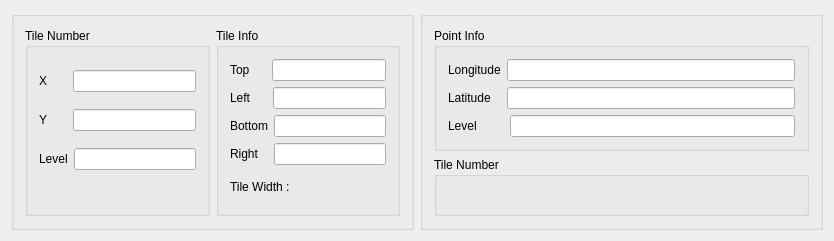
<?xml version="1.0" encoding="UTF-8"?>
<ui version="4.0">
 <class>TileLatLongClass</class>
 <widget class="QDialog" name="TileLatLongClass">
  <property name="geometry">
   <rect>
    <x>0</x>
    <y>0</y>
    <width>834</width>
    <height>241</height>
   </rect>
  </property>
  <property name="windowTitle">
   <string>TileLatLong</string>
  </property>
  <layout class="QHBoxLayout" name="horizontalLayout_12">
   <item>
    <widget class="QGroupBox" name="groupBox_6">
     <property name="title">
      <string/>
     </property>
     <layout class="QHBoxLayout" name="horizontalLayout_11">
      <item>
       <widget class="QGroupBox" name="groupBox">
        <property name="sizePolicy">
         <sizepolicy hsizetype="MinimumExpanding" vsizetype="Preferred">
          <horstretch>0</horstretch>
          <verstretch>0</verstretch>
         </sizepolicy>
        </property>
        <property name="title">
         <string>Tile Number</string>
        </property>
        <layout class="QVBoxLayout" name="verticalLayout_2">
         <item>
          <layout class="QHBoxLayout" name="horizontalLayout_5">
           <item>
            <widget class="QLabel" name="label">
             <property name="text">
              <string>X      </string>
             </property>
            </widget>
           </item>
           <item>
            <widget class="QLineEdit" name="lineEdit_X">
             <property name="readOnly">
              <bool>false</bool>
             </property>
            </widget>
           </item>
          </layout>
         </item>
         <item>
          <layout class="QHBoxLayout" name="horizontalLayout_6">
           <item>
            <widget class="QLabel" name="label_2">
             <property name="text">
              <string>Y      </string>
             </property>
            </widget>
           </item>
           <item>
            <widget class="QLineEdit" name="lineEdit_Y"/>
           </item>
          </layout>
         </item>
         <item>
          <layout class="QHBoxLayout" name="horizontalLayout_7">
           <item>
            <widget class="QLabel" name="label_3">
             <property name="text">
              <string>Level</string>
             </property>
            </widget>
           </item>
           <item>
            <widget class="QLineEdit" name="lineEdit_Level"/>
           </item>
          </layout>
         </item>
         <item>
          <spacer name="horizontalSpacer_11">
           <property name="orientation">
            <enum>Qt::Horizontal</enum>
           </property>
           <property name="sizeHint" stdset="0">
            <size>
             <width>40</width>
             <height>20</height>
            </size>
           </property>
          </spacer>
         </item>
        </layout>
       </widget>
      </item>
      <item>
       <widget class="QGroupBox" name="groupBox_2">
        <property name="title">
         <string>Tile Info</string>
        </property>
        <layout class="QVBoxLayout" name="verticalLayout">
         <item>
          <layout class="QHBoxLayout" name="horizontalLayout_3">
           <item>
            <widget class="QLabel" name="label_10">
             <property name="text">
              <string>Top     </string>
             </property>
            </widget>
           </item>
           <item>
            <widget class="QLineEdit" name="lineEdit_ULLAT">
             <property name="alignment">
              <set>Qt::AlignLeading|Qt::AlignLeft|Qt::AlignVCenter</set>
             </property>
             <property name="readOnly">
              <bool>true</bool>
             </property>
            </widget>
           </item>
          </layout>
         </item>
         <item>
          <layout class="QHBoxLayout" name="horizontalLayout">
           <item>
            <widget class="QLabel" name="label_4">
             <property name="text">
              <string>Left     </string>
             </property>
            </widget>
           </item>
           <item>
            <widget class="QLineEdit" name="lineEdit_ULLONG">
             <property name="alignment">
              <set>Qt::AlignLeading|Qt::AlignLeft|Qt::AlignVCenter</set>
             </property>
             <property name="readOnly">
              <bool>true</bool>
             </property>
            </widget>
           </item>
          </layout>
         </item>
         <item>
          <layout class="QHBoxLayout" name="horizontalLayout_4">
           <item>
            <widget class="QLabel" name="label_12">
             <property name="text">
              <string>Bottom</string>
             </property>
            </widget>
           </item>
           <item>
            <widget class="QLineEdit" name="lineEdit_RBLAT">
             <property name="alignment">
              <set>Qt::AlignLeading|Qt::AlignLeft|Qt::AlignVCenter</set>
             </property>
             <property name="readOnly">
              <bool>true</bool>
             </property>
            </widget>
           </item>
          </layout>
         </item>
         <item>
          <layout class="QHBoxLayout" name="horizontalLayout_2">
           <item>
            <widget class="QLabel" name="label_6">
             <property name="text">
              <string>Right   </string>
             </property>
            </widget>
           </item>
           <item>
            <widget class="QLineEdit" name="lineEdit_RBLONG">
             <property name="alignment">
              <set>Qt::AlignLeading|Qt::AlignLeft|Qt::AlignVCenter</set>
             </property>
             <property name="readOnly">
              <bool>true</bool>
             </property>
            </widget>
           </item>
          </layout>
         </item>
         <item>
          <widget class="QLabel" name="lbl_derived">
           <property name="text">
            <string>Tile Width : </string>
           </property>
          </widget>
         </item>
        </layout>
       </widget>
      </item>
     </layout>
    </widget>
   </item>
   <item>
    <widget class="QGroupBox" name="groupBox_5">
     <property name="title">
      <string/>
     </property>
     <layout class="QVBoxLayout" name="verticalLayout_4">
      <item>
       <widget class="QGroupBox" name="groupBox_3">
        <property name="title">
         <string>Point Info</string>
        </property>
        <layout class="QVBoxLayout" name="verticalLayout_3">
         <item>
          <layout class="QHBoxLayout" name="horizontalLayout_8">
           <item>
            <widget class="QLabel" name="label_8">
             <property name="text">
              <string>Longitude</string>
             </property>
            </widget>
           </item>
           <item>
            <widget class="QLineEdit" name="lineEdit_Long">
             <property name="alignment">
              <set>Qt::AlignLeading|Qt::AlignLeft|Qt::AlignVCenter</set>
             </property>
            </widget>
           </item>
          </layout>
         </item>
         <item>
          <layout class="QHBoxLayout" name="horizontalLayout_9">
           <item>
            <widget class="QLabel" name="label_7">
             <property name="text">
              <string>Latitude   </string>
             </property>
            </widget>
           </item>
           <item>
            <widget class="QLineEdit" name="lineEdit_Lat">
             <property name="alignment">
              <set>Qt::AlignLeading|Qt::AlignLeft|Qt::AlignVCenter</set>
             </property>
            </widget>
           </item>
          </layout>
         </item>
         <item>
          <layout class="QHBoxLayout" name="horizontalLayout_10">
           <item>
            <widget class="QLabel" name="label_9">
             <property name="text">
              <string>Level        </string>
             </property>
            </widget>
           </item>
           <item>
            <widget class="QLineEdit" name="lineEdit_LLlevel"/>
           </item>
          </layout>
         </item>
        </layout>
       </widget>
      </item>
      <item>
       <widget class="QGroupBox" name="groupBox_4">
        <property name="title">
         <string>Tile Number</string>
        </property>
        <widget class="QLabel" name="txtTileNum">
         <property name="geometry">
          <rect>
           <x>10</x>
           <y>40</y>
           <width>181</width>
           <height>20</height>
          </rect>
         </property>
         <property name="font">
          <font>
           <pointsize>10</pointsize>
          </font>
         </property>
         <property name="text">
          <string/>
         </property>
         <property name="alignment">
          <set>Qt::AlignCenter</set>
         </property>
        </widget>
       </widget>
      </item>
     </layout>
    </widget>
   </item>
  </layout>
 </widget>
 <layoutdefault spacing="6" margin="11"/>
 <resources/>
 <connections>
  <connection>
   <sender>lineEdit_Lat</sender>
   <signal>textChanged(QString)</signal>
   <receiver>TileLatLongClass</receiver>
   <slot>Change_Lat()</slot>
   <hints>
    <hint type="sourcelabel">
     <x>121</x>
     <y>256</y>
    </hint>
    <hint type="destinationlabel">
     <x>121</x>
     <y>275</y>
    </hint>
   </hints>
  </connection>
  <connection>
   <sender>lineEdit_Long</sender>
   <signal>textChanged(QString)</signal>
   <receiver>TileLatLongClass</receiver>
   <slot>Change_Long()</slot>
   <hints>
    <hint type="sourcelabel">
     <x>97</x>
     <y>223</y>
    </hint>
    <hint type="destinationlabel">
     <x>98</x>
     <y>291</y>
    </hint>
   </hints>
  </connection>
  <connection>
   <sender>lineEdit_LLlevel</sender>
   <signal>textChanged(QString)</signal>
   <receiver>TileLatLongClass</receiver>
   <slot>Change_LLlevel()</slot>
   <hints>
    <hint type="sourcelabel">
     <x>219</x>
     <y>236</y>
    </hint>
    <hint type="destinationlabel">
     <x>219</x>
     <y>283</y>
    </hint>
   </hints>
  </connection>
  <connection>
   <sender>lineEdit_Level</sender>
   <signal>textChanged(QString)</signal>
   <receiver>TileLatLongClass</receiver>
   <slot>Change_Level()</slot>
   <hints>
    <hint type="sourcelabel">
     <x>182</x>
     <y>134</y>
    </hint>
    <hint type="destinationlabel">
     <x>180</x>
     <y>163</y>
    </hint>
   </hints>
  </connection>
  <connection>
   <sender>lineEdit_Y</sender>
   <signal>textChanged(QString)</signal>
   <receiver>TileLatLongClass</receiver>
   <slot>Change_Y()</slot>
   <hints>
    <hint type="sourcelabel">
     <x>214</x>
     <y>102</y>
    </hint>
    <hint type="destinationlabel">
     <x>252</x>
     <y>141</y>
    </hint>
   </hints>
  </connection>
  <connection>
   <sender>lineEdit_X</sender>
   <signal>textChanged(QString)</signal>
   <receiver>TileLatLongClass</receiver>
   <slot>Change_X()</slot>
   <hints>
    <hint type="sourcelabel">
     <x>136</x>
     <y>70</y>
    </hint>
    <hint type="destinationlabel">
     <x>16</x>
     <y>83</y>
    </hint>
   </hints>
  </connection>
 </connections>
 <slots>
  <slot>Change_Lat()</slot>
  <slot>Change_Long()</slot>
  <slot>Change_LLlevel()</slot>
  <slot>Change_Level()</slot>
  <slot>Change_Y()</slot>
  <slot>Change_X()</slot>
 </slots>
</ui>
